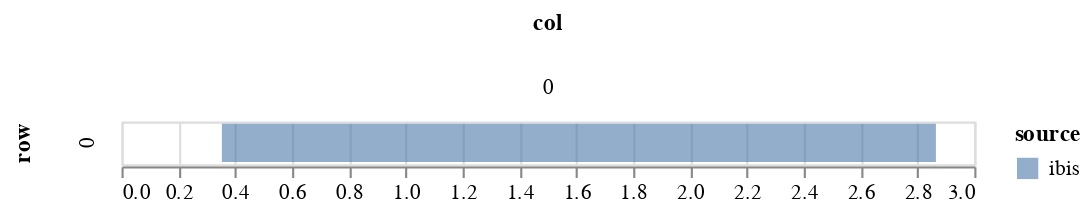

The cell this chart's notebook holds for it:
### Markdown cell above
## Plot quantiles

### Code cell
param = 'beta'
df = get_post_df(ps_smclvm[param])
df_quant = df.groupby(['row', 'col'])[['value']].quantile(0.025).reset_index()
df_quant.rename({'value':'q1'}, axis=1, inplace=True)
df_quant2 = df.groupby(['row', 'col'])[['value']].quantile(0.975).reset_index()
df_quant2.rename({'value':'q2'}, axis=1, inplace=True)

df = df_quant.merge(df_quant2, on=['row', 'col'])

# simple quantile chart
df['source'] = 'ibis'
c1 = alt.Chart(df[df.row==0]).mark_bar(opacity=0.6).encode(
        alt.X('q1', title=None),
        alt.X2('q2', title=None),
        alt.Row('row'),
        alt.Column('col'),
        alt.Color('source')
)
c1

### Figure 1 — Vega-Lite specification as saved in the notebook (floating-point values rounded to 4 significant figures)
{"config": {"view": {"continuousWidth": 400, "continuousHeight": 300}}, "data": {"name": "data-77713dffb533218e87f12d73de9be191"}, "mark": {"type": "bar", "opacity": 0.6}, "encoding": {"color": {"type": "nominal", "field": "source"}, "column": {"type": "quantitative", "field": "col"}, "row": {"type": "quantitative", "field": "row"}, "x": {"type": "quantitative", "field": "q1", "title": null}, "x2": {"field": "q2", "title": null}}, "$schema": "https://vega.github.io/schema/vega-lite/v4.8.1.json", "datasets": {"data-77713dffb533218e87f12d73de9be191": [{"row": 0, "col": 0, "q1": 0.353, "q2": 2.865, "source": "ibis"}]}}
